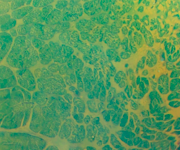
#> input picture 3D_Reconstruction/filterTestData/cut_0001.tif, 180 x 150 px; its folder holds 4 pictures in this run
$ python filter.py   (older library calls are emulated)
#> lines starting #> are read from the running program, lines starting #| are printed output that depends on the picture
"""
CONTRAST STABILISATION FILTER
#############################
This is a demo to show the operation of a novel 3D image filter developed to extract tissue structure from 3D stacks,
bypassing the noise created by lighting and staining differences. The artefacts appear as stripe/striations in the
orthogonal planes (planes perpendicular to the image plane).

HOW TO RUN AND INTERPRET THE OUTPUT
***********************************
Run the script and observe the images popping up. After observing one image, close it to allow the next image to pop up.
Images before filtering and those getting filtered (in multiple steps) are shown in sequence.
The original image (matplotlib image) and first order gradient image (opencv image) are displayed for each case.
First 2 images are the UNFILTERED IMAGES (See the STRIATIONS that need to be filtered out).
Those getting filtered (in multiple steps) follow the sequence.

Compare the final output images against the unfiltered ones to see the effect of filtering.
The tissue structure is kept intact while striation artefacts are filtered out.

DATA
*****
A 3D stack of images is loaded.
Notice that the image being displayed here is an orthogonal 2D section (X-Z plane).
Thus it is NOT a single slice (X-Y plane), but an orthogonal cross-section made from all the slices in the stack.
It is selected to perform filtering and display results.

APPLICATION & SIGNIFICANCE
**************************
This filter selectively removes a typical noise present in 3D image stacks that derails any gradient-based operation on them. For instance, this noise distorts the orientation results computed using structure tensor. Although, 3D version of this filter introduces mild blurring effect,
the required gradient information is preserved well across the image volume.

These effects are studied in greater detail during the computation of atrial fiber orientation. See chapter 6 of my thesis for more info.

Author : Belvin Thomas (Part of PhD project)
"""

import cv2
import os
import glob
import numpy as np
import matplotlib.pyplot as plt
from statsmodels.sandbox.tsa import movstat as st

img_dir = ".\\filterTestData"  # Enter Directory of all images
data_path = os.path.join(img_dir, '*.tif')
files = glob.glob(data_path)
num = len(files)
sf = 4
data = np.ndarray((150, 180, 100))

# Loading all the images to form the 3D stack
for i in range(num):
    img = cv2.imread(files[i])
#> img is the input picture: shape (150, 180, 3); mean B, G, R 92.1, 151.7, 86.4
    data[:, :, i] = img[:, :, 1]
Ny, Nx, Nz = data.shape
#> Ny = 150; Nx = 180; Nz = 100

# Slicing out one X-Z plane for filtering
yplane = np.squeeze(data[80, 50:, :])
Nx, Ny = yplane.shape

# Find x and y gradients
sobelx = cv2.Sobel(yplane, cv2.CV_64F, 1, 0)
sobely = cv2.Sobel(yplane, cv2.CV_64F, 0, 1)

# Display the Unfiltered images (First, the original image and then its gradient image)
plt.imshow(yplane, 'summer', aspect=100/130)
plt.title('Original image(Before Filtering): See the STRIATIONS to be filtered')
plt.show()
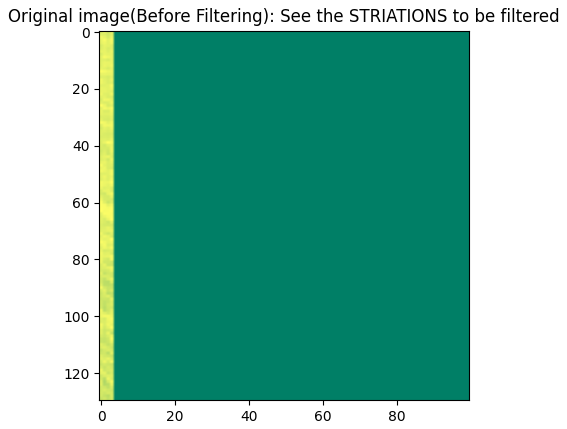
#> figure drawn by matplotlib, 1 panel
grad_yplane = np.sqrt(sobelx ** 2.0 + sobely ** 2.0)
maxVal = np.amax(grad_yplane)
minVal = np.amin(grad_yplane)
draw = cv2.convertScaleAbs(grad_yplane, alpha=255.0 / (maxVal - minVal), beta=-minVal * 255.0 / (maxVal - minVal))
cv2.namedWindow('Gradient of Image (Before Filtering)', cv2.WINDOW_NORMAL)
cv2.resizeWindow('Gradient of Image (Before Filtering)', Nx * sf, Ny * sf)
cv2.imshow('Gradient of Image (Before Filtering)', cv2.applyColorMap(draw, 2))
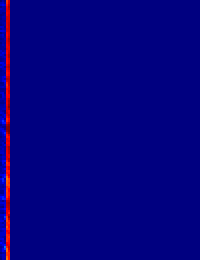
#> window 'Gradient of Image (Before Filt': shape (130, 100, 3) (shown 2 times larger); mean B, G, R 127, 0.3, 4.5
cv2.waitKey(0)

# The filtering algorithm starts here
corrected_2 = 255 * np.ones([Nx, Nz])
upto = 99
im1 = np.zeros([Nx, 2])
m1 = np.zeros([Nx, 1])
m2 = np.zeros([Nx, 1])
diff = np.zeros([Nx, 1])
corrected_r = np.zeros([Nx, Nz, 8])

for r in range(1, 10):
    dia = r * 2 + 1
    for column in range(upto):
        if column == 0:
            im1[:, 0] = yplane[:, column]
            im1[:, 1] = yplane[:, column + 1]
        else:
            im1[:, 0] = corrected_2[:, column]
            im1[:, 1] = yplane[:, column + 1]
#> (the run stopped early here; a loop or call above may not have finished)
